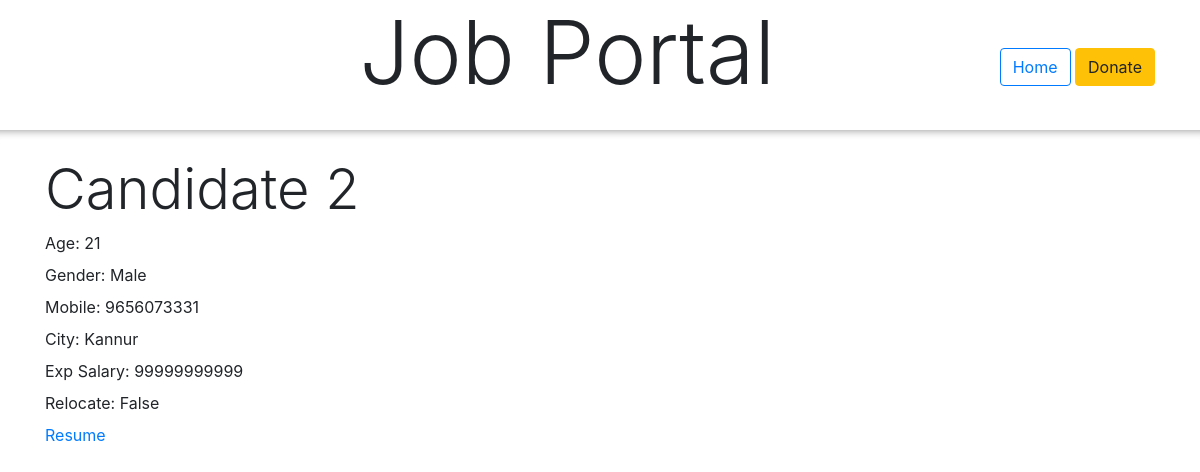
The app's page /candidateshow/49/ with its own data.
### candidates/models.py (models this page shows, shortened)
class Candidate(models.Model):
    name =  models.CharField(max_length= 100)
    age =  models.IntegerField()
    gender =  models.CharField(max_length= 20, choices= GENDER_CHOICE, default= GENDER_FEMALE)
    mobile =  models.CharField(max_length= 10)
    city = models.CharField(max_length= 100)
    exp_salary = models.IntegerField()
    relocate = models.BooleanField(default=False)
    c_username = models.ForeignKey(User, on_delete=models.CASCADE, verbose_name="Username")
    resume = models.FileField(default = None, upload_to=None, max_length=100)

### candidates/views.py (the view)
# urls.py: path("candidateshow/<int:userid>/", CandidateShowView.as_view(), name = 'candidateshow' )
class CandidateShowView(generic.CreateView):
    template_name = 'candidates/candidateshow.html'
    model = Candidate
    def get(self,request, userid):
        candidate = self.model.objects.get(c_username = userid)
        args = {'candidate': candidate}
        return render(request, self.template_name, args)

### candidates/templates/candidates/candidateshow.html (shortened to what this page needs)
<!DOCTYPE html>
<html lang="en">
<head>
</head>
<body>
    {% extends 'base.html' %}
    {% block content%}
    <div class="container">
        <div class="row">
            <div class="col">
                <h1 class="display-4 ">
                    {{candidate.name}}
                </h1>
            </div>
        </div>
        <div class="row">
            <div class="col">
                <label for="">Age:</label> <span>{{candidate.age}}</span>
            </div>
        </div>
        <div class="row">
            <div class="col">
                <label for="">Gender:</label> <span>{{candidate.gender}}</span>
            </div>
        </div>
        <div class="row">
            <div class="col">
                <label for="">Mobile:</label> <span>{{candidate.mobile}}</span>
            </div>
        </div>
        <div class="row">
            <div class="col">
                <label for="">City:</label> <span>{{candidate.city}}</span>
            </div>
        </div>
        <div class="row">
            <div class="col">
                <label for="">Exp Salary:</label> <span>{{candidate.exp_salary}}</span>
            </div>
        </div>
        <div class="row">
            <div class="col">
                <label for="">Relocate:</label> <span>{{candidate.relocate}}</span>
            </div>
        </div>
        <div class="row">
            <div class="col">
                <a href="{{candidate.resume.url}}">Resume</a>
            </div>
        </div>
    </div>
    {% endblock%}

### portal/templates/base.html (style rules this page uses)
label, input { display: block; }

### records on screen
Candidate: name "Candidate 2", age "21", gender "Male", mobile "9656073331", city "Kannur", exp_salary "99999999999", relocate "False"
